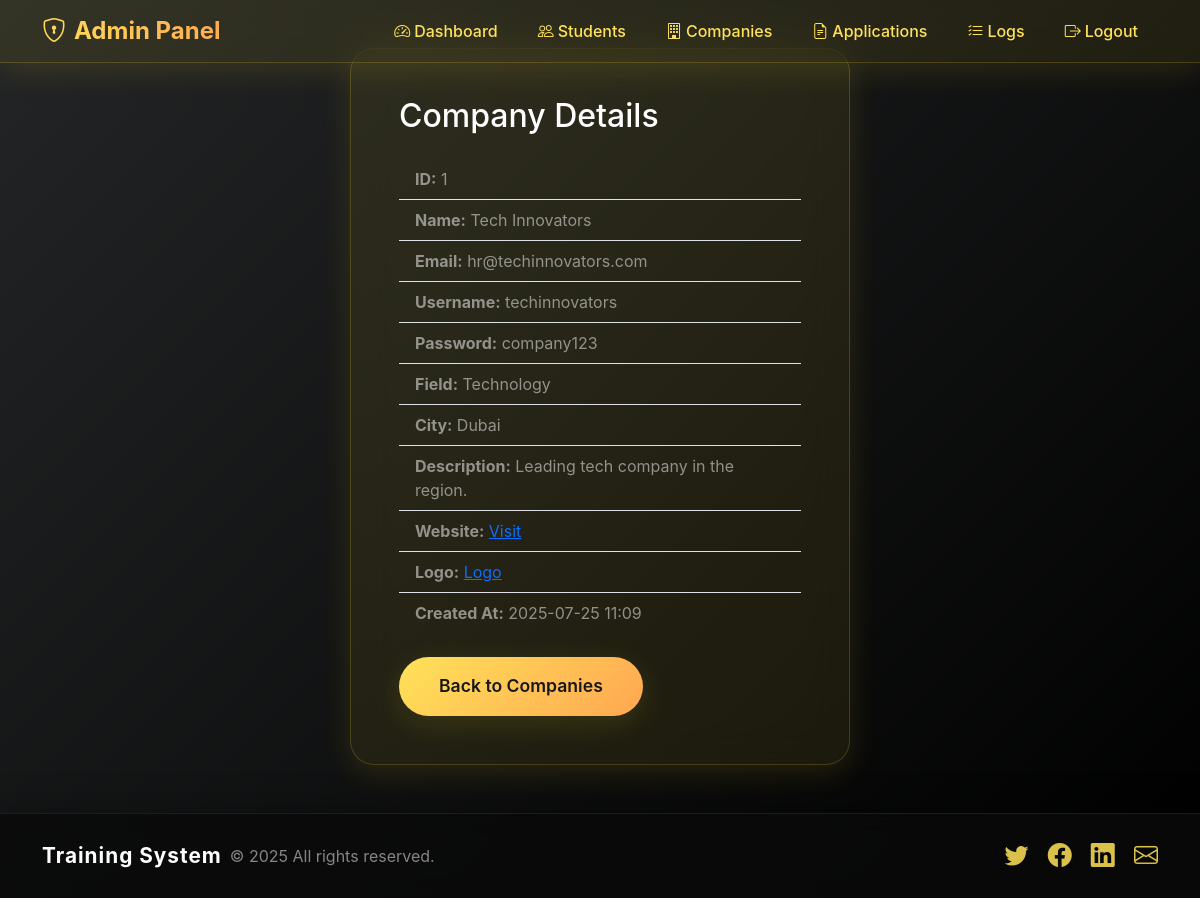
Page /?controller=admin&action=viewCompany&id=1 (signed in) on the committed database.
### tables this page shows
CREATE TABLE companies (
    id INT AUTO_INCREMENT PRIMARY KEY,
    name VARCHAR(100) NOT NULL,
    email VARCHAR(100) NOT NULL UNIQUE,
    username VARCHAR(50) NOT NULL UNIQUE,
    password VARCHAR(255) NOT NULL,
    field VARCHAR(100) NOT NULL,
    city VARCHAR(100) NOT NULL,
    description TEXT,
    website VARCHAR(255),
    logo VARCHAR(255),
    created_at TIMESTAMP DEFAULT CURRENT_TIMESTAMP
);

### app/controllers/AdminController.php (called while the page is built, shortened)
<?php
class AdminController {
    public function viewCompany() {
        $id = $_GET['id'] ?? null;
        $company = $GLOBALS['pdo']->query("SELECT * FROM companies WHERE id = " . intval($id))->fetch();
        require __DIR__ . '/../views/admin/company_view.php';
    }
}

### app/views/admin/company_view.php (the view)
<?php
include __DIR__ . '/../layout/header.php';
?>
<div class="container py-5">
  <div class="glass-card p-5 mx-auto" style="max-width: 500px;">
    <h2 class="gradient-text mb-4">Company Details</h2>
    <ul class="list-group list-group-flush mb-4">
      <li class="list-group-item bg-transparent text-white-50"><strong>ID:</strong> <?= $company['id'] ?></li>
      <li class="list-group-item bg-transparent text-white-50"><strong>Name:</strong> <?= htmlspecialchars($company['name']) ?></li>
      <li class="list-group-item bg-transparent text-white-50"><strong>Email:</strong> <?= htmlspecialchars($company['email']) ?></li>
      <li class="list-group-item bg-transparent text-white-50"><strong>Username:</strong> <?= htmlspecialchars($company['username']) ?></li>
      <li class="list-group-item bg-transparent text-white-50"><strong>Password:</strong> <?= htmlspecialchars($company['password']) ?></li>
      <li class="list-group-item bg-transparent text-white-50"><strong>Field:</strong> <?= htmlspecialchars($company['field']) ?></li>
      <li class="list-group-item bg-transparent text-white-50"><strong>City:</strong> <?= htmlspecialchars($company['city']) ?></li>
      <li class="list-group-item bg-transparent text-white-50"><strong>Description:</strong> <?= htmlspecialchars($company['description']) ?></li>
      <li class="list-group-item bg-transparent text-white-50"><strong>Website:</strong> <?php if (!empty($company['website'])): ?><a href="<?= htmlspecialchars($company['website']) ?>" target="_blank">Visit</a><?php else: ?>N/A<?php endif; ?></li>
      <li class="list-group-item bg-transparent text-white-50"><strong>Logo:</strong> <?php if (!empty($company['logo'])): ?><a href="<?= htmlspecialchars($company['logo']) ?>" target="_blank">Logo</a><?php else: ?>N/A<?php endif; ?></li>
      <li class="list-group-item bg-transparent text-white-50"><strong>Created At:</strong> <?= date('Y-m-d H:i', strtotime($company['created_at'])) ?></li>
    </ul>
    <a href="?controller=admin&action=companies" class="btn btn-glass btn-primary-glass">Back to Companies</a>
  </div>
</div>
<?php include __DIR__ . '/../layout/footer.php'; ?>

### public/assets/css/style.css (style rules this page uses)
* { margin:0;padding:0;box-sizing:border-box; }
body { font-family:'Poppins',sans-serif; background: linear-gradient(135deg,#667eea,#764ba2); color:#fff; min-height:100vh; overflow-x:hidden; }
.text-warning, .alert-warning, .table-warning, .badge.bg-warning, .gradient-text-yellow, .form-label, .message-content, .faq-question, .faq-question-fancy, .notification, .btn-outline-warning, .btn-primary-glass, .profile-avatar, .stat-icon, .application-icon, .text-yellow, .text-yellow-50, .bg-yellow, .bg-yellow-50, .text-warning-50, .bg-warning-50 { color: var(--bs-navbar-brand-color) !important; }

### app/views/layout/header.php (style rules this page uses)
:root { --primary-gradient: linear-gradient(135deg, #232526 0%, #000000 100%); --secondary-gradient: linear-gradient(135deg, #ffe259 0%, #ffa751 100%); --glass-bg: rgba(255, 221, 51, 0.08); --glass-border: rgba(255, 221, 51, 0.18); --glass-shadow: 0 8px 32px rgba(255, 221, 51, 0.12); --text-light: #fffbe7; --text-dark: #232526; --accent-yellow: #ffe259; --accent-orange: #ffa751; --accent-black: #181818; }
body { background: var(--primary-gradient); min-height: 100vh; font-family: 'Inter', -apple-system, BlinkMacSystemFont, sans-serif; }
.btn-glass { background: var(--glass-bg); backdrop-filter: blur(20px); -webkit-backdrop-filter: blur(20px); border: 1px solid var(--glass-border); color: var(--accent-yellow); padding: 1rem 2.5rem; border-radius: 2rem; font-weight: 600; font-size: 1.1rem; transition: all 0.3s ease; box-shadow: var(--glass-shadow); position: relative; overflow: hidden; }
.btn-glass::before { content: ''; position: absolute; top: 0; left: -100%; width: 100%; height: 100%; background: linear-gradient(90deg, transparent, rgba(255,221,51,0.18), transparent); transition: left 0.5s; }
.btn-primary-glass { background: var(--secondary-gradient); border: none; color: var(--accent-black) !important; }
.glass-card { background: var(--glass-bg); backdrop-filter: blur(20px); -webkit-backdrop-filter: blur(20px); border: 1px solid var(--glass-border); border-radius: 1.5rem; box-shadow: var(--glass-shadow); padding: 2rem; transition: all 0.3s ease; }

### rows in the picture
companies: id "1", name "Tech Innovators", email "hr@techinnovators.com", username "techinnovators", password "company123", field "Technology", city "Dubai", description "Leading tech company in the region.", created_at "2025-07-25 11:09"
